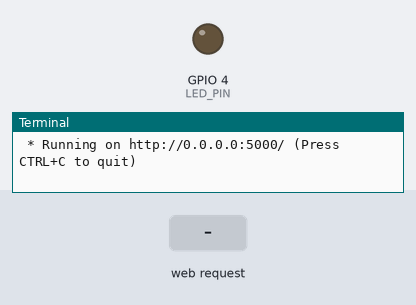
A program run on a simulated Raspberry Pi (BCM pin numbers). Parts: output pins drawn as LEDs (lit = HIGH), the last lines printed to the terminal. The inputs (shaded band) are chosen by the test bench. The clock reads 2024-03-15 10:24:30 at power-on unless the program sets it.

Above: at 1.2 s.
1.3 s: HTTP request for /led/on received
At 2.1 s:
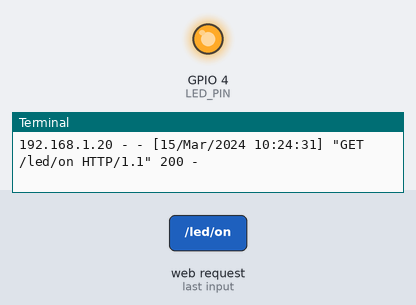
4.3 s: HTTP request for /led/off received
At 5.6 s:
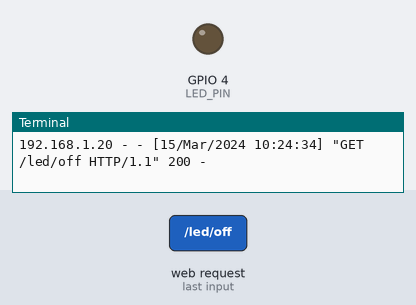
Timing chart, 0 to 7.3 s (numbered marks = the images above; inputs shaded):
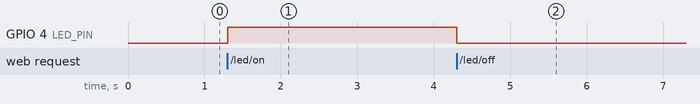

The program:

flask_led2.py
```python
from flask import Flask, render_template
import RPi.GPIO as GPIO

LED_PIN = 4

# Flask() 객체 생성
# __name__은 파일명
app = Flask(__name__)

GPIO.setmode(GPIO.BCM)
GPIO.setup(LED_PIN, GPIO.OUT)


# 라우팅(클라이언트로부터 요청받은 URL과 특정한 뷰를 매칭시키는 것)을 위한 뷰 함수, 라우팅에는 동적 라우팅과 정적 라우팅이 있음.
@app.route("/") # @app.route(호출할 URL) /는 정적 라우팅
def led():    # <p>태그 : p = paragraph = 문단 (화면에 출력), <a>태그 : anker : 다른 URL로 이동 가능, 여는 태그랑 닫는 태그(</태그>) 한 쌍
    return render_template("led.html")

@app.route("/led/<op>") # 동적 라우팅, led까지는 같고 op자리에는 다른 값이 들어올 수 있음
def led_op(op):   # 라우팅의 op는 함수 안의 op와 연결 안 되어있음.
    if op == "on":
        GPIO.output(LED_PIN, 1) # 1 또는 GPIO.HIGH
        return "LED ON"

    elif op == "off":
        GPIO.output(LED_PIN, 0) # 0 또는 GPIO.LOW
        return "LED OFF"

    else:
        return "Error"


# 터미널에서 직접 실행시킨 경우만 app run (앱 실행)
if __name__ == "__main__":  # 터미널에서 직접 실행시킨 경우, 맨 밑에 있어야 함
    try:
        app.run(host="0.0.0.0")
    finally:
        GPIO.cleanup()
```

Measured:
- after the input at 1.3 s, GPIO 4 (LED_PIN): LOW → HIGH at once
- after the input at 4.3 s, GPIO 4 (LED_PIN): HIGH → LOW at once
